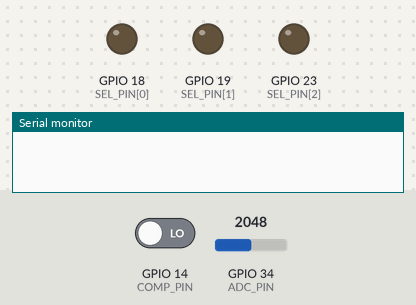
The sketch below on a simulated ESP32. On the bench: output pins drawn as LEDs (lit = HIGH), the last lines printed to the serial monitor. The inputs (shaded band) are chosen by the test bench; at power-on: GPIO 14 (COMP_PIN) LOW, GPIO 34 (ADC_PIN) = 2048. Pins used as bus, display or sensor lines are not drawn.

Above: at 1.2 s.
1.3 s: GPIO 14 (COMP_PIN) driven HIGH
At 2.2 s:
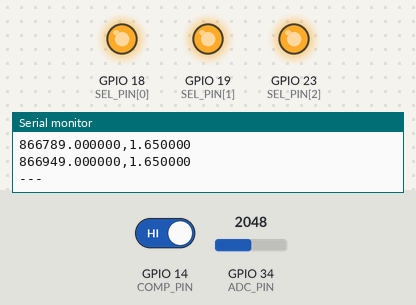
Timing chart, 0 to 4.3 s (numbered marks = the images above; inputs shaded):
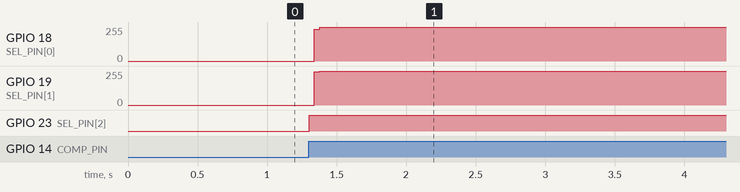

Measured:
- after the input at 1.3 s, GPIO 18 (SEL_PIN[0]), GPIO 19 (SEL_PIN[1]): 0/255 → 255/255 at once; GPIO 23 (SEL_PIN[2]): LOW → HIGH at once

The sketch:

sampleTaker.ino
```cpp
#include <Arduino.h>
#include "soc/gpio_reg.h"
#include "soc/soc.h"

const int TX_PIN     = 26;            // pulse driver
const int STROBE_PIN = 27;            // HIGH = selected S/H tracks
const int COMP_PIN   = 14;            // HIGH once the flat part is over
const int ADC_PIN    = 34;            // read mux output
const int SEL_PIN[3] = {18, 19, 23};  // channel select (shared by both muxes)

const int      N_GATES = 8;
const uint32_t DELAY_US[N_GATES] = {0, 5, 10, 20, 40, 80, 160, 320};  // after flat part
const uint32_t GATE_US         = 5;    // strobe width
const uint32_t PULSE_US        = 100;  // TX on time
const uint32_t FLAT_TIMEOUT_US = 1000000;  // give up if the comparator never flips
const int  READS     = 4;      // ADC reads per channel
const long REPEAT_MS = 10000;   // time between measurements

uint32_t cpu;                                   // CPU cycles per microsecond
uint32_t delayCyc[N_GATES], gateCyc, pulseCyc, timeoutCyc;
uint32_t selSet[N_GATES], selClr[N_GATES];      // gpio masks

uint32_t cyc() {
  return ESP.getCycleCount();
}

inline void setChannel(int k) {
  REG_WRITE(GPIO_OUT_W1TC_REG, selClr[k]);
  REG_WRITE(GPIO_OUT_W1TS_REG, selSet[k]);
}

// Shoot TX pulse. Return false if comparator never flips (flat part never ends).
bool shoot(float &flatUs) {
  setChannel(0);                              // Select first gate
  noInterrupts();                             // Disable interrupts to avoid other processes messing up timing

  REG_WRITE(GPIO_OUT_W1TS_REG, 1 << TX_PIN);  // Set PI TX high
  uint32_t t = cyc();                         // Take timestamp of pulse beginning
  while (cyc() - t < pulseCyc) {}             // Wait for pulse duration
  REG_WRITE(GPIO_OUT_W1TC_REG, 1 << TX_PIN);  // Set PI TX low
  uint32_t t0 = cyc();                        // Take timestamp of pulse ending

  // Wait for the end of the flat part. Don't leave loop until comparator pin goes high.
  while (!((REG_READ(GPIO_IN_REG) >> COMP_PIN) & 1)) {
    if (cyc() - t0 > timeoutCyc) {
      interrupts();                           // Re-enable interrupts and go back to main loop
      return false;
    }
  }
  uint32_t flatEnd = cyc();                   // Take timestamp of flat part ending

  // Strobe each S/H at its delay after the flat part
  for (int k = 0; k < N_GATES; k++) {
    setChannel(k);                                  // Select gate k for sampling
    while (cyc() - flatEnd < delayCyc[k]) {}        // Wait for the delay of gate k
    REG_WRITE(GPIO_OUT_W1TS_REG, 1 << STROBE_PIN);  // Send pulse to gate k
    uint32_t s = cyc();                             // Take timestamp of strobe beginning
    while (cyc() - s < gateCyc) {}                  // Wait for the strobe duration (5 us, probably increase to 10us)
    REG_WRITE(GPIO_OUT_W1TC_REG, 1 << STROBE_PIN);  // Clear strobe pin
  }

  interrupts();                                     // Re-enable interrupts
  flatUs = (flatEnd - t0) / (float)cpu;             // Duration of flat part
  return true;
}

// Read all 8 held voltages (mV) through the read mux.
void readAll(float mv[N_GATES]) {
  for (int k = 0; k < N_GATES; k++) {
    setChannel(k);                                  // Select gate k for reading
    delayMicroseconds(100);                         // Wait for mux to settle
    long sum = 0;
    for (int i = 0; i < READS; i++) {               // Read ADC a few times to eliminate errors
      sum += analogReadMilliVolts(ADC_PIN);
    }
    mv[k] = sum / (float)READS;                     // Average ADC readings
  }
}

void setup() {
  Serial.begin(115200);
  pinMode(TX_PIN, OUTPUT);
  pinMode(STROBE_PIN, OUTPUT);
  pinMode(COMP_PIN, INPUT);

  uint32_t all = 0;
  for (int b = 0; b < 3; b++) {
    pinMode(SEL_PIN[b], OUTPUT); all |= 1 << SEL_PIN[b];
  }
  for (int k = 0; k < N_GATES; k++) {
    selSet[k] = 0;
    for (int b = 0; b < 3; b++){
      if (k & (1 << b)) {
        selSet[k] |= 1 << SEL_PIN[b];
      }
    }
    selClr[k] = all & ~selSet[k];
  }

  analogSetPinAttenuation(ADC_PIN, ADC_11db);

  cpu = getCpuFrequencyMhz();
  for (int k = 0; k < N_GATES; k++) delayCyc[k] = DELAY_US[k] * cpu;
  gateCyc = GATE_US * cpu;
  pulseCyc = PULSE_US * cpu;
  timeoutCyc = FLAT_TIMEOUT_US * cpu;
}

void loop() {
  float flat;
  float mv[N_GATES];

  if (!shoot(flat)) {                       // Take pulse
    Serial.println("no flat-end detected"); // If decay never happens, failure message
    return;
  }

  readAll(mv);                              // Read the held voltages

  Serial.printf("flat_us=%f\n", flat);
  for (int k = 0; k < N_GATES; k++)         // time since TX-off (us), volts
    Serial.printf("%f,%f\n", flat + DELAY_US[k] + GATE_US, mv[k] / 1000.0);
  Serial.println("---");

  delay(REPEAT_MS);
}
```
